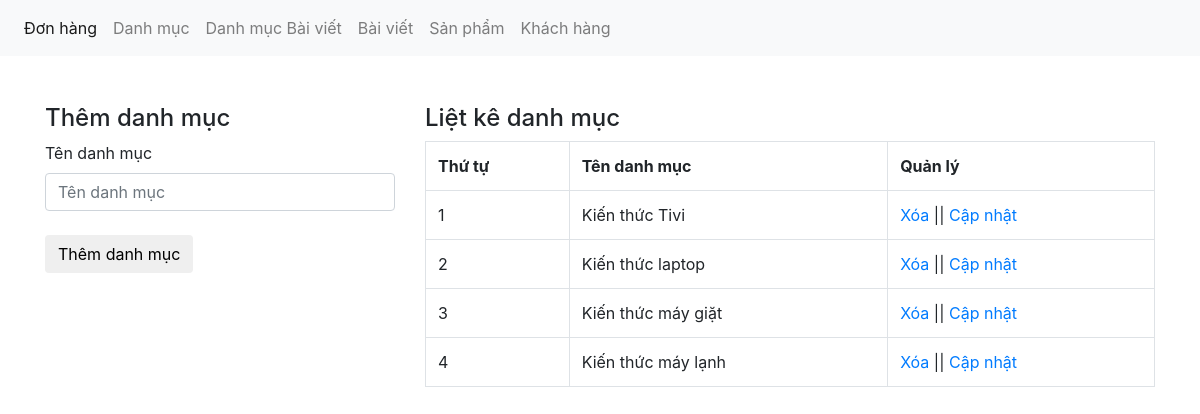
/admin/xulydanhmucbaiviet.php, run on the app's committed database.
### tables this page shows
CREATE TABLE `tbl_danhmuc_tin` (
  `danhmuctin_id` int(11) NOT NULL,
  `tendanhmuc` varchar(100) NOT NULL
);

### admin/xulydanhmucbaiviet.php (the view, shortened to what this page needs)
<?php
	include('../db/connect.php');
?>
<!DOCTYPE html>
<html lang="en">
<head>
	<link href="../css/bootstrap.css" rel="stylesheet" type="text/css" media="all" />
</head>
<body>
	<nav class="navbar navbar-expand-lg navbar-light bg-light">
	  <div class="collapse navbar-collapse" id="navbarNav">
	    <ul class="navbar-nav">
	      <li class="nav-item active">
	        <a class="nav-link" href="xulydonhang.php">Đơn hàng <span class="sr-only">(current)</span></a>
	      </li>
	      <li class="nav-item">
	        <a class="nav-link" href="xulydanhmuc.php">Danh mục</a>
	      </li>
	      <li class="nav-item">
	        <a class="nav-link" href="xulydanhmucbaiviet.php">Danh mục Bài viết</a>
	      </li>
	         <li class="nav-item">
	        <a class="nav-link" href="xulybaiviet.php">Bài viết</a>
	      </li>
	      <li class="nav-item">
	        <a class="nav-link" href="xulysanpham.php">Sản phẩm</a>
	      </li>
	       <li class="nav-item">
	         <a class="nav-link" href="xulykhachhang.php">Khách hàng</a>
	      </li>
	    </ul>
	  </div>
	</nav><br><br>
	<div class="container">
		<div class="row">
			<?php
			if(isset($_GET['quanly'])=='capnhat'){
				$id_capnhat = $_GET['id'];
				$sql_capnhat = mysqli_query($con,"SELECT * FROM tbl_danhmuc_tin WHERE danhmuctin_id='$id_capnhat'");
				$row_capnhat = mysqli_fetch_array($sql_capnhat);
				?>
				<div class="col-md-4">
				<h4>Cập nhật danh mục</h4>
				<label>Tên danh mục</label>
				<form action="" method="POST">
					<input type="text" class="form-control" name="danhmuc" value="<?php echo $row_capnhat['tendanhmuc'] ?>"><br>
					<input type="hidden" class="form-control" name="id_danhmuc" value="<?php echo $row_capnhat['danhmuctin_id'] ?>">
					<input type="submit" name="capnhatdanhmuc" value="Cập nhật danh mục" class="btn btn-default">
				</form>
				</div>
			<?php
			}else{
				?>
				<div class="col-md-4">
				<h4>Thêm danh mục</h4>
				<label>Tên danh mục</label>
				<form action="" method="POST">
					<input type="text" class="form-control" name="danhmuc" placeholder="Tên danh mục"><br>
					<input type="submit" name="themdanhmuc" value="Thêm danh mục" class="btn btn-default">
				</form>
				</div>
				<?php
			}
				?>
			<div class="col-md-8">
				<h4>Liệt kê danh mục</h4>
				<?php
				$sql_select = mysqli_query($con,"SELECT * FROM tbl_danhmuc_tin ORDER BY danhmuctin_id DESC");
				?>
				<table class="table table-bordered ">
					<tr>
						<th>Thứ tự</th>
						<th>Tên danh mục</th>
						<th>Quản lý</th>
					</tr>
					<?php
					$i = 0;
					while($row_category = mysqli_fetch_array($sql_select)){
						$i++;
					?>
					<tr>
						<td><?php echo $i; ?></td>
						<td><?php echo $row_category['tendanhmuc'] ?></td>
						<td><a href="?xoa=<?php echo $row_category['danhmuctin_id'] ?>">Xóa</a> || <a href="?quanly=capnhat&id=<?php echo $row_category['danhmuctin_id'] ?>">Cập nhật</a></td>
					</tr>
					<?php
					}
					?>
				</table>
			</div>
		</div>
	</div>
</body>
</html>

### data on the page
tbl_danhmuc_tin: tendanhmuc "Kiến thức Tivi"
tbl_danhmuc_tin: tendanhmuc "Kiến thức laptop"
tbl_danhmuc_tin: tendanhmuc "Kiến thức máy giặt"
tbl_danhmuc_tin: tendanhmuc "Kiến thức máy lạnh"
